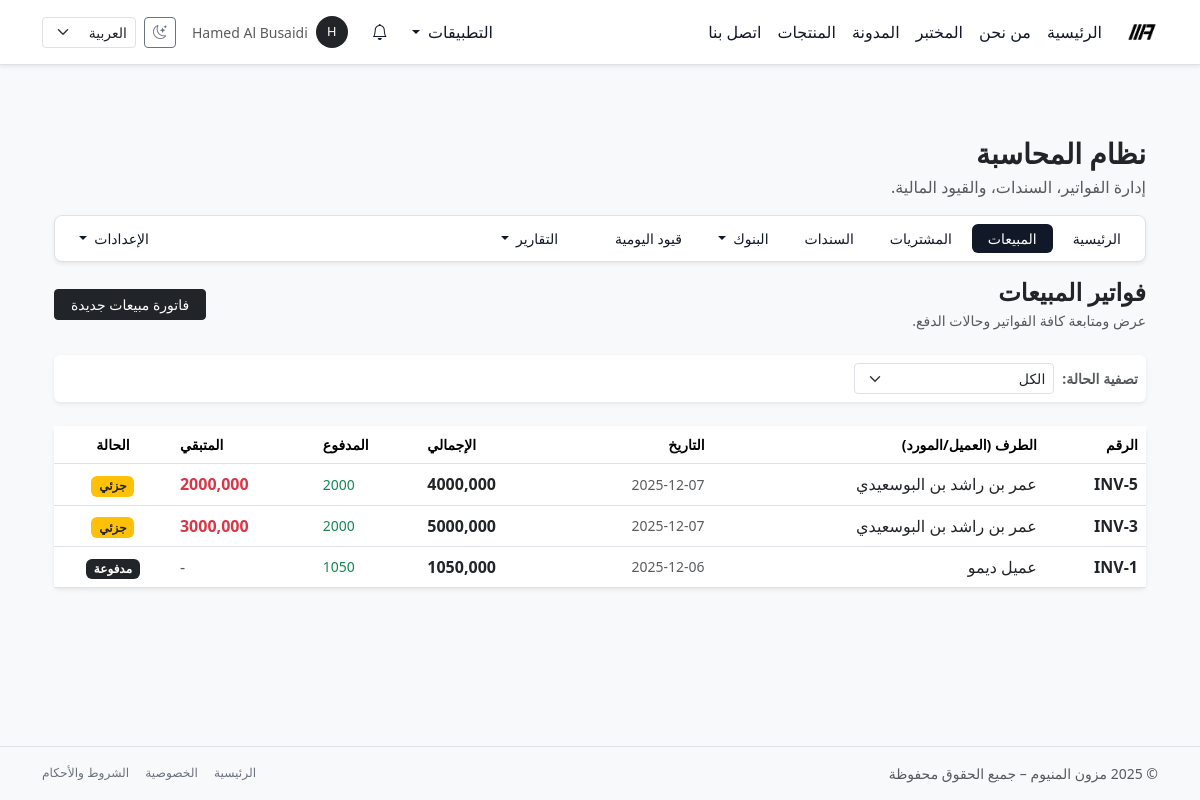
Before: /ar/accounting/sales/invoices/ (signed in) with the older database file.
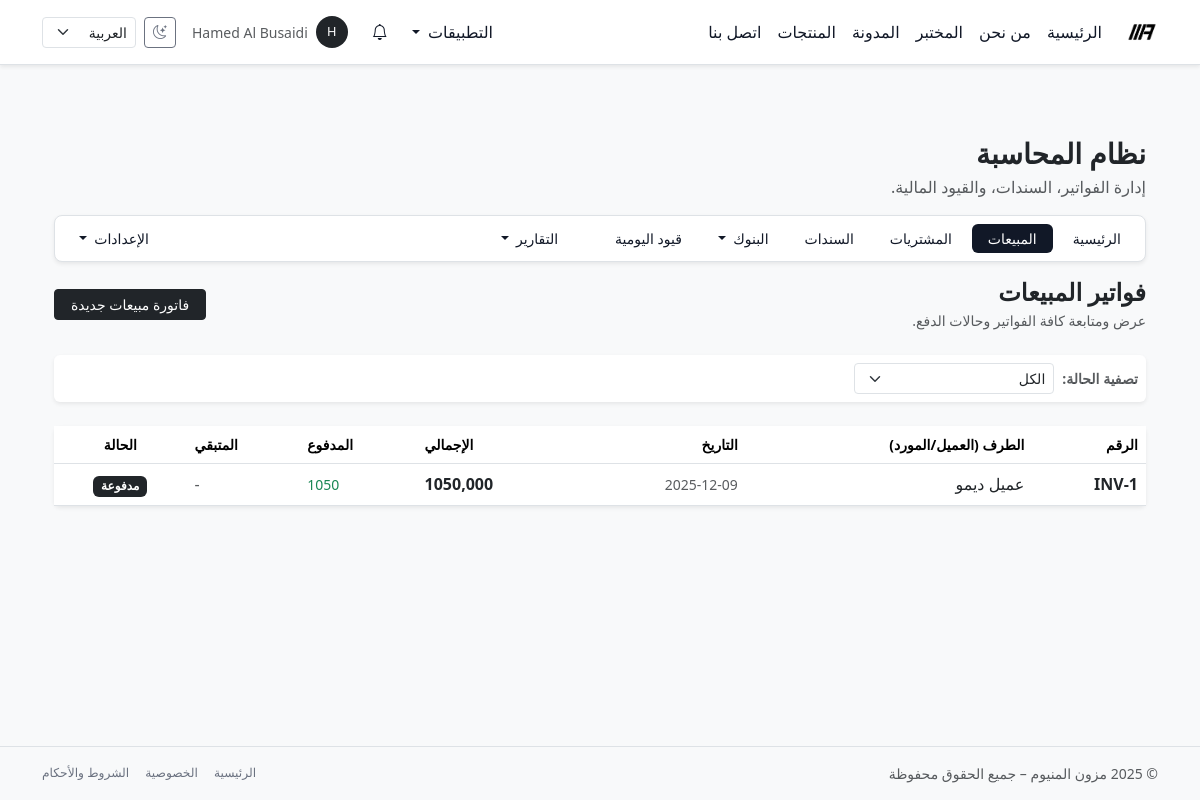
After: the same page with the newer database file.
### accounting/models.py (models this page shows, shortened)
class Invoice(StatefulDomainModel):
    class InvoiceType(models.TextChoices):
        SALES = "sales", _("فاتورة مبيعات")
        PURCHASE = "purchase", _("فاتورة مشتريات")
    class Status(models.TextChoices):
        DRAFT = "draft", _("مسودة")
        SENT = "sent", _("تم الإرسال")
        PARTIALLY_PAID = "partially_paid", _("مدفوعة جزئياً")
        PAID = "paid", _("مدفوعة بالكامل")
        CANCELLED = "cancelled", _("ملغاة")
    type = models.CharField(
        max_length=20,
        choices=InvoiceType.choices,
        default=InvoiceType.SALES,
        db_index=True,
        verbose_name=_("نوع الفاتورة"),
    )
    customer = models.ForeignKey(
        "contacts.Contact",
        on_delete=models.PROTECT,
        related_name="invoices",
        verbose_name=_("الطرف"),
    )
    issued_at = models.DateField(default=timezone.now, verbose_name=_("تاريخ الفاتورة"))
    due_date = models.DateField(null=True, blank=True, verbose_name=_("تاريخ الاستحقاق"))
    description = models.TextField(blank=True, verbose_name=_("الوصف العام"))
    terms = models.TextField(blank=True, verbose_name=_("الشروط"))
    total_amount = models.DecimalField(
        max_digits=12,
        decimal_places=3,
        default=DECIMAL_ZERO,
        verbose_name=_("الإجمالي"),
    )
    paid_amount = models.DecimalField(
        max_digits=12,
        decimal_places=3,
        default=DECIMAL_ZERO,
        editable=False,
        verbose_name=_("المبلغ المدفوع (قديم، سيتم إلغاءه لاحقاً)"),
    )
    status = models.CharField(
        max_length=20,
        choices=Status.choices,
        default=Status.DRAFT,
        db_index=True,
        verbose_name=_("الحالة"),
    )
    ledger_entry = models.OneToOneField(
        "JournalEntry",
        null=True,
        blank=True,
        on_delete=models.SET_NULL,
        related_name="invoice",
        verbose_name=_("قيد اليومية"),
    )
    created_at = models.DateTimeField(auto_now_add=True, verbose_name=_("تاريخ الإنشاء"))
    updated_at = models.DateTimeField(auto_now=True, verbose_name=_("آخر تحديث"))
    @property
    def allocated_amount(self) -> Decimal:
        return (
            self.allocations.aggregate(sum=Sum("amount"))["sum"]
            or DECIMAL_ZERO
        )
    @property
    def balance(self) -> Decimal:
        return self.total_amount - self.allocated_amount
    @property
    def display_number(self):
        return f"INV-{self.pk}" if self.pk else _("مسودة")

### contacts/models.py (models this page shows, shortened)
class Contact(models.Model):
    class ContactKind(models.TextChoices):
        PERSON = "person", _("فرد")
        COMPANY = "company", _("شركة")
    user = models.OneToOneField(
        settings.AUTH_USER_MODEL,
        on_delete=models.SET_NULL,
        null=True,
        blank=True,
        related_name="contact_profile",
        verbose_name=_("المستخدم (اختياري)"),
        help_text=_("ربط جهة الاتصال بحساب مستخدم (بوابة العملاء/الموظفين)."),
    )
    kind = models.CharField(
        max_length=20,
        choices=ContactKind.choices,
        default=ContactKind.PERSON,
        verbose_name=_("نوع جهة الاتصال"),
    )
    name = models.CharField(
        max_length=255,
        verbose_name=_("الاسم"),
        help_text=_("اسم الشخص أو اسم الشركة."),
    )
    company_name = models.CharField(
        max_length=255,
        blank=True,
        verbose_name=_("اسم الشركة (نص حر)"),
        help_text=_("يُستخدم للعرض حتى لو لم تربطه بسجل شركة في جهات الاتصال."),
    )
    company = models.ForeignKey(
        "self",
        null=True,
        blank=True,
        on_delete=models.SET_NULL,
        related_name="people",
        limit_choices_to={"kind": ContactKind.COMPANY},
        verbose_name=_("الشركة (جهة اتصال)"),
        help_text=_("اربط هذا الشخص بسجل شركة في جهات الاتصال."),
    )
    phone = models.CharField(
        max_length=50,
        blank=True,
        verbose_name=_("رقم الهاتف"),
    )
    email = models.EmailField(
        blank=True,
        verbose_name=_("البريد الإلكتروني"),
    )
    tax_number = models.CharField(
        max_length=50,
        blank=True,
        verbose_name=_("الرقم الضريبي / VAT"),
    )
    is_customer = models.BooleanField(
        default=False,
        verbose_name=_("زبون"),
    )
    is_supplier = models.BooleanField(
        default=False,
        verbose_name=_("مورد / شريك"),
    )
    is_owner = models.BooleanField(
        default=False,
        verbose_name=_("مالك"),
    )
    is_employee = models.BooleanField(
        default=False,
        verbose_name=_("موظف"),
    )
    is_active = models.BooleanField(
        default=True,
        verbose_name=_("نشط"),
    )
    created_at = models.DateTimeField(
        auto_now_add=True,
        verbose_name=_("تاريخ الإنشاء"),
    )
    objects = ContactManager()
    class Meta:
        ordering = ("name", "id")
        verbose_name = _("جهة اتصال")
        verbose_name_plural = _("جهات الاتصال")

### accounting/views.py (the view)
# urls.py: path("sales/invoices/", views.SalesInvoiceListView.as_view(), name="sales_invoice_list"),
class SalesInvoiceListView(BaseInvoiceListView):
    invoice_type = Invoice.InvoiceType.SALES
    accounting_section = "sales_invoices"

### templates/accounting/invoices/list.html (shortened to what this page needs)
{% extends "accounting/base_accounting.html" %}
{% load i18n humanize %}
{% block accounting_content %}
<div class="d-flex flex-wrap justify-content-between align-items-center mb-4">
  <div>
    <h4 class="fw-bold text-dark mb-1">
      {% if invoice_type == 'sales' %}
        {% trans "فواتير المبيعات" %}
      {% elif invoice_type == 'purchase' %}
        {% trans "فواتير المشتريات" %}
      {% else %}
        {% trans "سجل الفواتير" %}
      {% endif %}
    </h4>
    <p class="text-muted small mb-0">
      {% trans "عرض ومتابعة كافة الفواتير وحالات الدفع." %}
    </p>
  </div>
  <div class="d-flex gap-2">
    {% if invoice_type == 'sales' %}
      <a href="{% url 'accounting:sales_invoice_create' %}" class="btn btn-dark btn-sm px-3">
        {% trans "فاتورة مبيعات جديدة" %}
      </a>
    {% elif invoice_type == 'purchase' %}
      <a href="{% url 'accounting:purchase_invoice_create' %}" class="btn btn-dark btn-sm px-3">
        {% trans "فاتورة مشتريات جديدة" %}
      </a>
    {% endif %}
  </div>
</div>
<div class="card border-0 shadow-sm mb-4">
  <div class="card-body p-2">
    <form method="get" class="d-flex align-items-center gap-2">
      <label class="small fw-bold text-muted text-nowrap">
        {% trans "تصفية الحالة:" %}
      </label>
      <select name="status"
              class="form-select form-select-sm"
              style="max-width: 200px;"
              onchange="this.form.submit()">
        <option value="">{% trans "الكل" %}</option>
      </select>
    </form>
  </div>
</div>
<div class="card border-0 shadow-sm">
  <div class="table-responsive">
    <table class="table table-hover align-middle mb-0">
      <thead class="bg-light small text-muted">
        <tr>
          <th>{% trans "الرقم" %}</th>
          <th>{% trans "الطرف (العميل/المورد)" %}</th>
          <th>{% trans "التاريخ" %}</th>
          <th class="text-end">{% trans "الإجمالي" %}</th>
          <th class="text-end">{% trans "المدفوع" %}</th>
          <th class="text-end">{% trans "المتبقي" %}</th>
          <th class="text-center">{% trans "الحالة" %}</th>
        </tr>
      </thead>
      <tbody>
        {% for inv in invoices %}
          {% if inv.type == 'sales' %}
            {% url 'accounting:sales_invoice_detail' inv.pk as detail_url %}
          {% else %}
            {% url 'accounting:purchase_invoice_detail' inv.pk as detail_url %}
          {% endif %}
          <tr onclick="window.location='{{ detail_url }}';" style="cursor: pointer;">
            <td>
              <span class="fw-bold text-dark">{{ inv.display_number }}</span>
            </td>
            <td>
              {% if inv.customer %}
                <span class="text-dark">{{ inv.customer.name }}</span>
              {% else %}
                <span class="text-muted">-</span>
              {% endif %}
            </td>
            <td class="text-muted small">
              {{ inv.issued_at|date:"Y-m-d" }}
            </td>
            <td class="text-end fw-bold text-dark">
              {{ inv.total_amount|intcomma }}
            </td>
            <td class="text-end text-success small">
              {{ inv.allocated_amount|intcomma }}
            </td>
            <td class="text-end">
              {% if inv.balance > 0 %}
                <span class="fw-bold text-danger">
                  {{ inv.balance|intcomma }}
                </span>
              {% else %}
                <span class="text-muted">-</span>
              {% endif %}
            </td>
            <td class="text-center">
              {% if inv.status == 'paid' %}
                <span class="badge bg-dark">
                  {% trans "مدفوعة" %}
                </span>
              {% elif inv.status == 'partially_paid' %}
                <span class="badge bg-warning text-dark">
                  {% trans "جزئي" %}
                </span>
              {% elif inv.status == 'sent' %}
                <span class="badge bg-primary">
                  {% trans "مرسلة" %}
                </span>
              {% elif inv.status == 'cancelled' %}
                <span class="badge bg-danger">
                  {% trans "ملغاة" %}
                </span>
              {% else %}
                <span class="badge bg-secondary">
                  {% trans "مسودة" %}
                </span>
              {% endif %}
            </td>
          </tr>
        {% empty %}
          <tr>
            <td colspan="7" class="text-center p-5 text-muted">
              {% trans "لا توجد فواتير مطابقة للعرض." %}
            </td>
          </tr>
        {% endfor %}
      </tbody>
    </table>
  </div>
</div>
{% endblock %}

### templates/base.html (shortened to what this page needs)
{% load static i18n %}
<!doctype html>
<html lang="{{ LANGUAGE_CODE }}" dir="{% if LANGUAGE_CODE == 'ar' %}rtl{% else %}ltr{% endif %}" data-bs-theme="light">
<head>
  {% if LANGUAGE_CODE == "ar" %}
    <link href="https://cdn.jsdelivr.net/npm/bootstrap@5.3.8/dist/css/bootstrap.rtl.min.css" rel="stylesheet"/>
  {% else %}
    <link href="https://cdn.jsdelivr.net/npm/bootstrap@5.3.8/dist/css/bootstrap.min.css" rel="stylesheet"/>
  {% endif %}
  <link rel="stylesheet" href="https://cdn.jsdelivr.net/npm/bootstrap-icons@1.11.3/font/bootstrap-icons.css">
  <link rel="stylesheet" href="{% static 'css/mazoon_style.css' %}"/>
</head>
<body class="bg-body-tertiary text-body d-flex flex-column min-vh-100">
<nav class="navbar navbar-expand-lg bg-body border-bottom shadow-sm sticky-top">
  <div class="container-lg">
    <a class="navbar-brand fw-bold d-flex align-items-center gap-2 py-2" href="{% url 'home' %}">
      <img src="{% static 'img/logo_mazoon_black.png' %}"
           alt="Mazoon Aluminum logo"
           class="img-fluid"
           style="height: 32px;">
    </a>
    <div class="collapse navbar-collapse" id="mainNavbar">
      <ul class="navbar-nav me-auto mb-2 mb-lg-0">
        <li class="nav-item">
          <a class="nav-link {% if request.resolver_match.url_name == 'home' %}active{% endif %}" href="{% url 'home' %}">{% trans "الرئيسية" %}</a>
        </li>
        <li class="nav-item">
          <a class="nav-link {% if request.resolver_match.url_name == 'about' %}active{% endif %}" href="{% url 'about' %}">{% trans "من نحن" %}</a>
        </li>
        <li class="nav-item">
          <a class="nav-link {% if request.resolver_match.url_name == 'lab' %}active{% endif %}" href="{% url 'lab' %}">{% trans "المختبر" %}</a>
        </li>
        <li class="nav-item">
          <a class="nav-link {% if request.resolver_match.url_name == 'blog_list' %}active{% endif %}" href="{% url 'blog_list' %}">{% trans "المدونة" %}</a>
        </li>
        <li class="nav-item">
          <a class="nav-link {% if request.resolver_match.url_name == 'product_list' %}active{% endif %}" href="{% url 'product_list' %}">{% trans "المنتجات" %}</a>
        </li>
        <li class="nav-item">
          <a class="nav-link {% if request.resolver_match.url_name == 'contact' %}active{% endif %}" href="{% url 'contact' %}">{% trans "اتصل بنا" %}</a>
        </li>
      </ul>
      <ul class="navbar-nav ms-auto mb-2 mb-lg-0 align-items-center gap-2">
        {% if user.is_authenticated %}
          {% if user.is_staff or user.is_superuser %}
            <li class="nav-item dropdown">
              <a class="nav-link dropdown-toggle" href="#" id="appsDropdown" role="button" data-bs-toggle="dropdown" aria-expanded="false">
                {% trans "التطبيقات" %}
              </a>
            </li>
          {% endif %}
        {% endif %}
        {% include "core/notifications/_navbar_dropdown.html" %}
        {% if user.is_authenticated %}
          <li class="nav-item dropdown">
            <a class="nav-link d-flex align-items-center gap-2"
               href="#"
               id="userMenuDropdown"
               role="button"
               data-bs-toggle="dropdown"
               aria-expanded="false">
              <span class="rounded-circle d-inline-flex justify-content-center align-items-center bg-dark text-white"
                    style="width: 32px; height: 32px; font-size: 0.8rem;">
                {{ user.username|first|upper }}
              </span>
              <span class="d-none d-xl-inline small text-muted">
                {{ user.get_full_name|default:user.username }}
              </span>
            </a>
          </li>
        {% endif %}
        <li class="nav-item">
          <button class="btn btn-sm btn-outline-secondary d-flex align-items-center justify-content-center"
                  type="button"
                  id="themeToggleBtn"
                  aria-label="{% trans 'تبديل وضع اللون' %}"
                  title="{% trans 'تبديل وضع اللون' %}">
            <i class="bi bi-moon-stars" id="themeToggleIcon"></i>
          </button>
        </li>
        <li class="nav-item">
          <form action="{% url 'set_language' %}" method="post" class="d-flex align-items-center">
            <select name="language"
                    class="form-select form-select-sm"
                    onchange="this.form.submit()">
              <option value="ar" {% if LANGUAGE_CODE == 'ar' %}selected{% endif %}>العربية</option>
            </select>
          </form>
        </li>
      </ul>
    </div>
  </div>
</nav>
<main class="py-4 py-md-5 flex-grow-1">
  <div class="container-lg">
    {% block content %}{% endblock %}
  </div>
</main>
<footer class="border-top py-3 mt-auto bg-body-tertiary d-print-none">
  <div class="container-lg d-flex flex-column flex-md-row justify-content-between align-items-center text-muted small gap-2">
   <div>
  &copy; {% now "Y" %} {% trans "مزون المنيوم – جميع الحقوق محفوظة" %}
</div>
    <div class="d-flex gap-3">
      <a href="{% url 'home' %}" class="link-secondary text-decoration-none small">{% trans "الرئيسية" %}</a>
      <a href="#" class="link-secondary text-decoration-none small">{% trans "الخصوصية" %}</a>
      <a href="#" class="link-secondary text-decoration-none small">{% trans "الشروط والأحكام" %}</a>
    </div>
  </div>
</footer>
</body>
</html>

Changed rows visible on the page:
removed Invoice: display_number "INV-5", customer.name "عمر بن راشد بن البوسعيدي", issued_at "2025-12-07", total_amount "4000,000", allocated_amount "2000", balance "2000,000"
removed Invoice: display_number "INV-3", customer.name "عمر بن راشد بن البوسعيدي", issued_at "2025-12-07", total_amount "5000,000", allocated_amount "2000", balance "3000,000"
changed Invoice "INV-1": issued_at "2025-12-06" → "2025-12-09"
